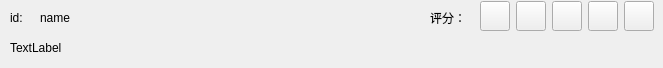
<?xml version="1.0" encoding="UTF-8"?>
<ui version="4.0">
 <class>comment</class>
 <widget class="QWidget" name="comment">
  <property name="geometry">
   <rect>
    <x>0</x>
    <y>0</y>
    <width>663</width>
    <height>68</height>
   </rect>
  </property>
  <property name="minimumSize">
   <size>
    <width>663</width>
    <height>68</height>
   </size>
  </property>
  <property name="windowTitle">
   <string>Form</string>
  </property>
  <widget class="QLabel" name="name">
   <property name="geometry">
    <rect>
     <x>40</x>
     <y>10</y>
     <width>211</width>
     <height>16</height>
    </rect>
   </property>
   <property name="text">
    <string>name</string>
   </property>
  </widget>
  <widget class="QLabel" name="commentText">
   <property name="geometry">
    <rect>
     <x>10</x>
     <y>40</y>
     <width>651</width>
     <height>16</height>
    </rect>
   </property>
   <property name="text">
    <string>TextLabel</string>
   </property>
  </widget>
  <widget class="QWidget" name="layoutWidget">
   <property name="geometry">
    <rect>
     <x>480</x>
     <y>0</y>
     <width>176</width>
     <height>32</height>
    </rect>
   </property>
   <layout class="QHBoxLayout" name="horizontalLayout">
    <item>
     <widget class="QPushButton" name="star1">
      <property name="minimumSize">
       <size>
        <width>30</width>
        <height>30</height>
       </size>
      </property>
      <property name="maximumSize">
       <size>
        <width>30</width>
        <height>30</height>
       </size>
      </property>
      <property name="text">
       <string/>
      </property>
      <property name="iconSize">
       <size>
        <width>30</width>
        <height>30</height>
       </size>
      </property>
     </widget>
    </item>
    <item>
     <widget class="QPushButton" name="star2">
      <property name="minimumSize">
       <size>
        <width>30</width>
        <height>30</height>
       </size>
      </property>
      <property name="maximumSize">
       <size>
        <width>30</width>
        <height>30</height>
       </size>
      </property>
      <property name="text">
       <string/>
      </property>
      <property name="iconSize">
       <size>
        <width>30</width>
        <height>30</height>
       </size>
      </property>
     </widget>
    </item>
    <item>
     <widget class="QPushButton" name="star3">
      <property name="minimumSize">
       <size>
        <width>30</width>
        <height>30</height>
       </size>
      </property>
      <property name="maximumSize">
       <size>
        <width>30</width>
        <height>30</height>
       </size>
      </property>
      <property name="text">
       <string/>
      </property>
      <property name="iconSize">
       <size>
        <width>30</width>
        <height>30</height>
       </size>
      </property>
     </widget>
    </item>
    <item>
     <widget class="QPushButton" name="star4">
      <property name="minimumSize">
       <size>
        <width>30</width>
        <height>30</height>
       </size>
      </property>
      <property name="maximumSize">
       <size>
        <width>30</width>
        <height>30</height>
       </size>
      </property>
      <property name="text">
       <string/>
      </property>
      <property name="iconSize">
       <size>
        <width>30</width>
        <height>30</height>
       </size>
      </property>
     </widget>
    </item>
    <item>
     <widget class="QPushButton" name="star5">
      <property name="minimumSize">
       <size>
        <width>30</width>
        <height>30</height>
       </size>
      </property>
      <property name="maximumSize">
       <size>
        <width>30</width>
        <height>30</height>
       </size>
      </property>
      <property name="text">
       <string/>
      </property>
      <property name="iconSize">
       <size>
        <width>30</width>
        <height>30</height>
       </size>
      </property>
     </widget>
    </item>
   </layout>
  </widget>
  <widget class="QLabel" name="label">
   <property name="geometry">
    <rect>
     <x>10</x>
     <y>10</y>
     <width>21</width>
     <height>16</height>
    </rect>
   </property>
   <property name="text">
    <string>id:</string>
   </property>
  </widget>
  <widget class="QLabel" name="label_2">
   <property name="geometry">
    <rect>
     <x>430</x>
     <y>10</y>
     <width>41</width>
     <height>16</height>
    </rect>
   </property>
   <property name="text">
    <string>评分：</string>
   </property>
  </widget>
 </widget>
 <resources/>
 <connections/>
</ui>
